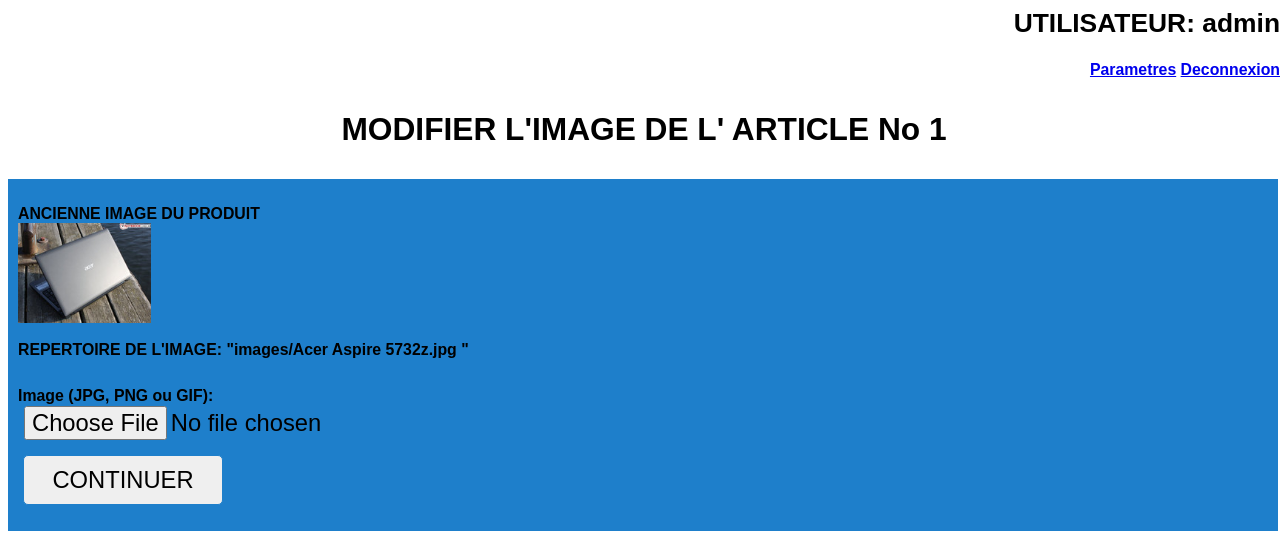
The app's page /modifsuite.php?n=1 (signed in) with its own data.
### tables this page shows
CREATE TABLE IF NOT EXISTS `catalogue` (
  `ID` int(4) unsigned NOT NULL AUTO_INCREMENT,
  `Marque` varchar(20) NOT NULL,
  `Nom` varchar(20) NOT NULL,
  `Famille` varchar(20) NOT NULL,
  `Dimension` float NOT NULL,
  `Poids` float NOT NULL,
  `Infotech` varchar(100) NOT NULL,
  `Prix` int(10) NOT NULL,
  `imagepath` varchar(100) NOT NULL,
  PRIMARY KEY (`ID`),
  UNIQUE KEY `ID` (`ID`)
);

### modifsuite.php (the view, shortened to what this page needs)
<?php
         include('login3.php');
?>
<?php
$num=$_GET['n'];
$con=mysqli_connect("localhost","root","","dbequipe8");
		$result = mysqli_query($con,"SELECT  * FROM Catalogue  where  ID=$num");
		$row = mysqli_fetch_array($result);
?>
<!DOCTYPE html>
<head>
<link rel="stylesheet" href="./style/gestion.css"  />
</head>
<body>
<h1 align="center"><b>
<p>MODIFIER L'IMAGE DE L' ARTICLE No
<?php  echo $_GET['n']   ?></p></b></h1>
<form action="upload_imagemodifsuite.php?s=<?php  echo $_GET['n']  ; ?>&e=<?php  echo $row['imagepath'] ;?> " method="post" enctype="multipart/form-data" onSubmit="return fvalidate()">
  <p>
   ANCIENNE IMAGE DU PRODUIT
  <br><img onmouseover="bigImg(this)" onmouseout="normalImg(this)"src="<?php  echo $row['imagepath'] ;?> " alt="Image Introuvalbe"  witdh="10" height="100" /> <br><br> REPERTOIRE DE L'IMAGE: "<?php  echo $row['imagepath'] ;?> "<br>
<form action="upload_image.php" method="post" enctype="multipart/form-data" onSubmit="return fvalidate()">
  <br />
<label for="image">Image (JPG, PNG ou GIF):</label><input type="file" name="image" id="image" /><br />
<input type="submit" name="ajouter" value="CONTINUER" />
</form>
</body>
</html>

### style/gestion.css (style rules this page uses)
p { font-family:"Arial Helvetica",sans-serif; font-size:90%; }
body { font-family:Arial, Helvetica, sans-serif; font-size:110%; font-weight:bold; }
form { background-color:#1E7FCB; padding:10px; width:1250px; }
label { margin-top:10px; display:block; }
#image { padding: 0px; border: 1px solid #1E7FCB; border-radius: 5px; width: 700px; height: 50px; box-shadow: 1px 1px 2px ##FFFFFF inset; }
input, textarea { font-size:150%; padding: 5px; border: 1px solid #1E7FCB; border-radius: 5px; width: 500px; height: 50px; }
input[type=submit], input[type=reset],input[type=file] { width:200px; margin-left:5px; cursor:pointer; }

### records on screen
catalogue: imagepath (picture), imagepath "images/Acer Aspire 5732z.jpg"

### other values on screen
$_SESSION[Log] "admin"
$_GET['n'] "1"
